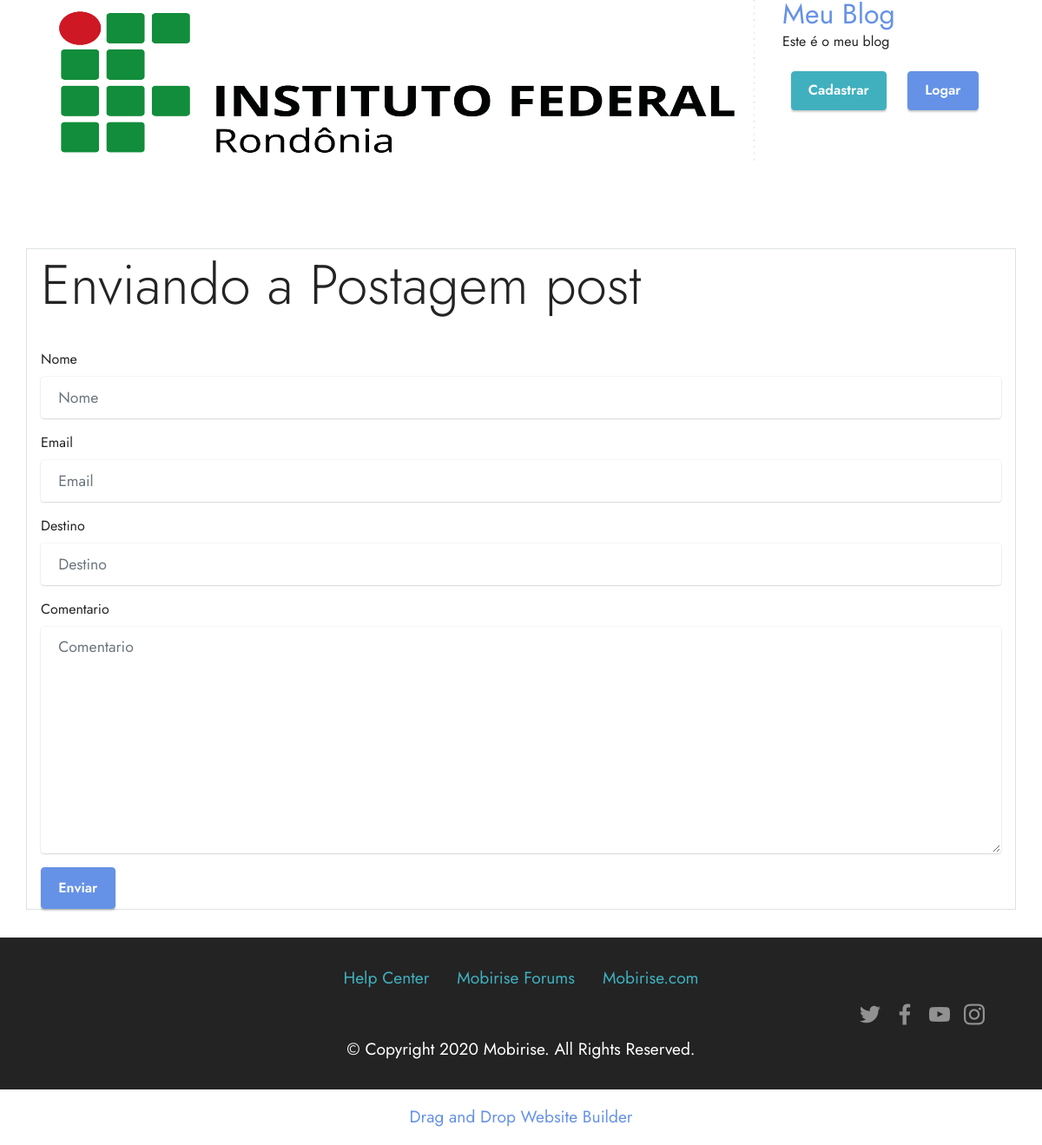
/enviar/4/, run on an earlier commit of the app's database.
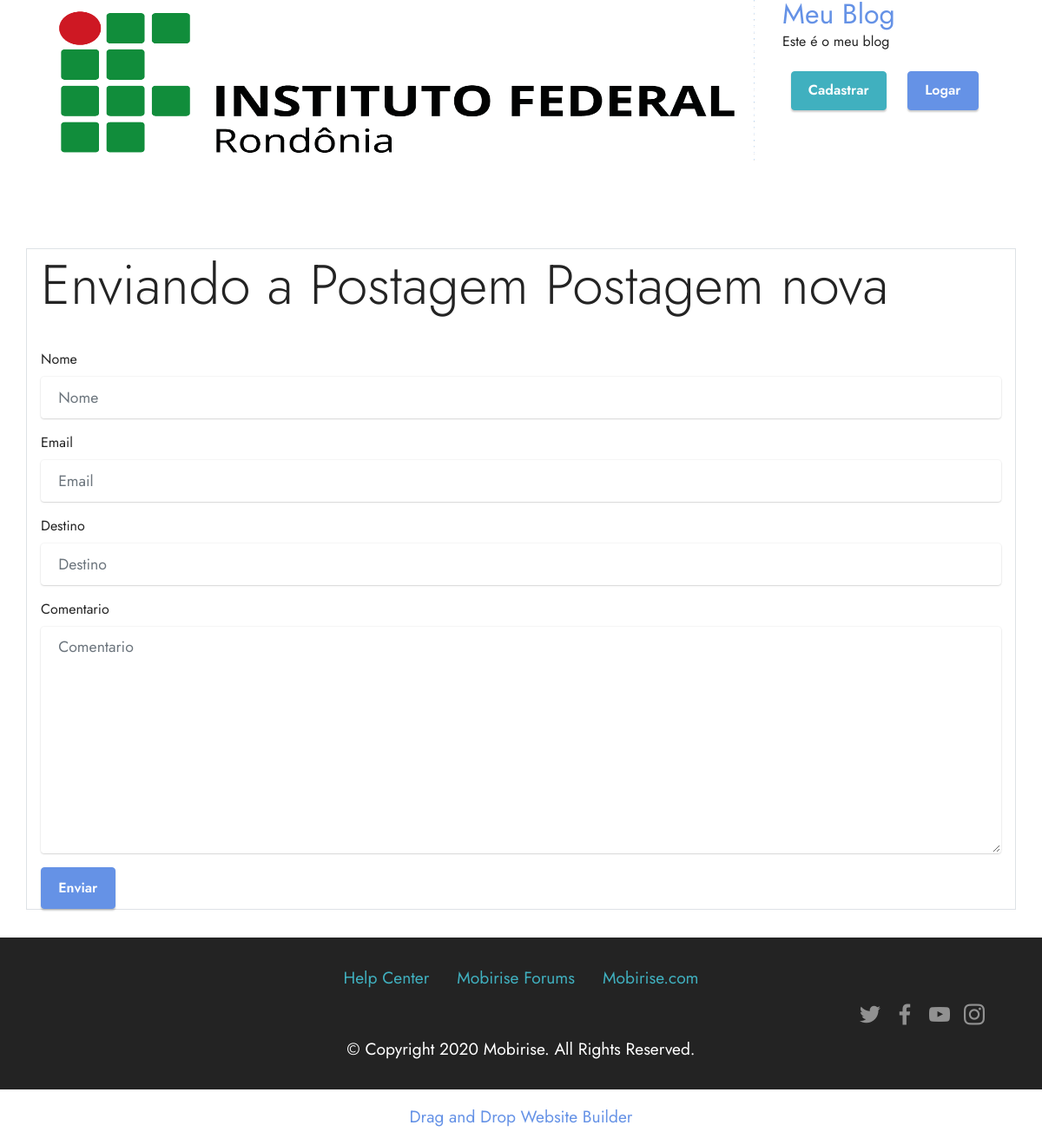
And on a later commit of the database.
### postagens/models.py (models this page shows, shortened)
class Postagem(models.Model):
    objects = models.Manager()
    publicados = PostsPublicados()
    STATUS_CHOICES = (
        ('rascunho', 'Rascunho'),
        ('publicado', 'Publicado'),
    )
    titulo = models.CharField(max_length=100)
    slug = models.SlugField(max_length=100)
    corpo = models.TextField()
    publicado = models.DateTimeField(default=timezone.now)
    criado = models.DateTimeField(auto_now_add=True)
    status = models.CharField(max_length=9, choices=STATUS_CHOICES, default='rascunho')
    autor = models.ForeignKey(User, on_delete=models.CASCADE, related_name='post_autor')
    class Meta:
        verbose_name = 'Post'
        verbose_name_plural = 'Posts'
        ordering = ['-publicado']

### postagens/views.py (the view, shortened to what this page needs)
# urls.py: path('enviar/<int:pk>/', views.EnviarPostFormView.as_view(), name='enviarpost'),
class EnviarPostFormView(FormView):
    template_name = "postagens/enviar.html"
    form_class = EmailForm
    success_url = reverse_lazy('listarposts')
    def _get_postagem(self, idpost):
        try:
            return Postagem.publicados.get(id=idpost)
        except Postagem.DoesNotExist:
            messages.error(self.request, 'A postagem não existe!')
            reverse_lazy('listarposts')
    def get_context_data(self, **kwargs):
        ctx = super().get_context_data(**kwargs)
        print(self.kwargs['pk'])
        ctx['post'] = self._get_postagem(self.kwargs['pk'])
        return ctx

### postagens/forms.py (shortened to what this page needs)
class EmailForm(forms.Form):
    nome = forms.CharField(max_length=100)
    email = forms.EmailField(max_length=150)
    destino = forms.EmailField(max_length=150)
    comentario = forms.CharField(required=False, widget=forms.Textarea)

### postagens/models.py (called while the page is built)
    def get_queryset(self):
        return super().get_queryset().filter(status='publicado')

### postagens/templates/postagens/enviar.html (shortened to what this page needs)
{% extends 'base.html' %}
{% load static %}
{% load bootstrap4 %}
{% block conteudo%}
{% include 'includes/top.html' %}
<section data-bs-version="5.1" class="content10 cid-tzVgp39K95" id="content10-1">
    <div class="container">
        <div class="row justify-content-center border border-ligth">
            <div class="col-12">
                <h6 class="mbr-section-subtitle mbr-fonts-style mb-4 display-3">
                    Enviando a Postagem {{ post.titulo }}
                </h6>
                <form action="" method="post">
                    {% bootstrap_form form %}
                    <input type="submit" class="btn btn-primary" value="Enviar">
                </form>
            </div>
        </div>
    </div>
</section>
{% endblock %}

What changed in the data, as far as the page shows it:
changed Postagem: titulo "post" → "Postagem nova"
